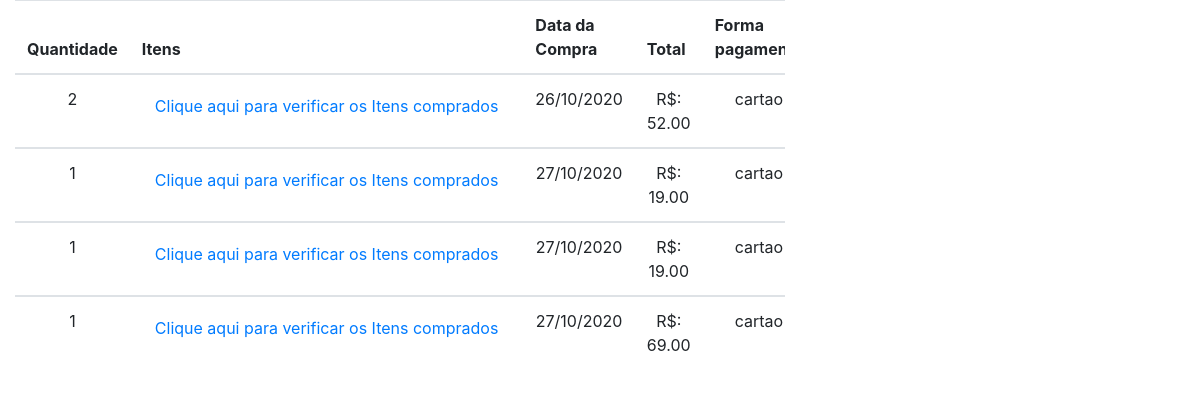
The page /pedidoscliente.php (signed in) on the database its author committed.
### tables this page shows
CREATE TABLE `vendas` (
  `id_venda` int(11) NOT NULL,
  `id_cliente` int(11) NOT NULL,
  `data_venda` date NOT NULL,
  `total` decimal(8,2) NOT NULL,
  `forma_pagamento` varchar(20) DEFAULT NULL,
  `qtd_itens` int(11) DEFAULT 0
);

### pedidoscliente.php (the view, shortened to what this page needs)
<!DOCTYPE html>
<html lang="en">
<head>
    <link href="http://netdna.bootstrapcdn.com/bootstrap/4.1.1/css/bootstrap.min.css" rel="stylesheet">
    <?php include('conexao.php');?>
</head>
    <body>
        <div class="col-lg-8 pb-5">
            <div class="table-responsive">
                <table class="table table-hover mb-0">
                    <thead >
                        <tr >
                        <th>Quantidade</th>
                        <th>Itens</th>
                        <th>Data da Compra</th>
                        <th>Total </th>
                        <th>Forma pagamento</th>
                        </tr>
                    </thead>
                        <?php
                        $pesquisa = $_SESSION['id_cliente'];
                        $resultado=mysqli_query($conexao,  "SELECT vd.* from vendas as vd  WHERE vd.id_cliente=$pesquisa" );
                        if($resultado){
                            while($row = mysqli_fetch_assoc($resultado)){
                        ?>
                            <tbody style="text-align: center;">
                                        <tr>
                                            <td>
                                            <?php echo ($row['qtd_itens']);?>
                                            </td>
                                            <td>
                                                <button class="btn btn-link collapsed" data-toggle="collapse" data-target="#collapseOne<?=$row['id_venda']?>" aria-expanded="false" aria-controls="collapseOne">
                                                Clique aqui para verificar os Itens comprados
                                                </button>
                                            </td>
                                            <td>
                                            <?php echo date("d/m/Y", strtotime($row['data_venda'])); ?>
                                            </td>
                                            <td>
                                            <?php echo "R$: ".($row['total']);?>
                                            </td>
                                            <td>
                                            <?php echo ($row['forma_pagamento']);?>
                                            </td>
                                        </tr>
                            </tbody>
                                <?php
                                    }
                                }
                                ?>
                </table>
            </div>
        </div>
    </body>
</html>

### rows shown on the page
vendas: qtd_itens "2", data_venda "26/10/2020", total "52.00", forma_pagamento "cartao"
vendas: qtd_itens "1", data_venda "27/10/2020", total "19.00", forma_pagamento "cartao"
vendas: qtd_itens "1", data_venda "27/10/2020", total "19.00", forma_pagamento "cartao"
vendas: qtd_itens "1", data_venda "27/10/2020", total "69.00", forma_pagamento "cartao"
